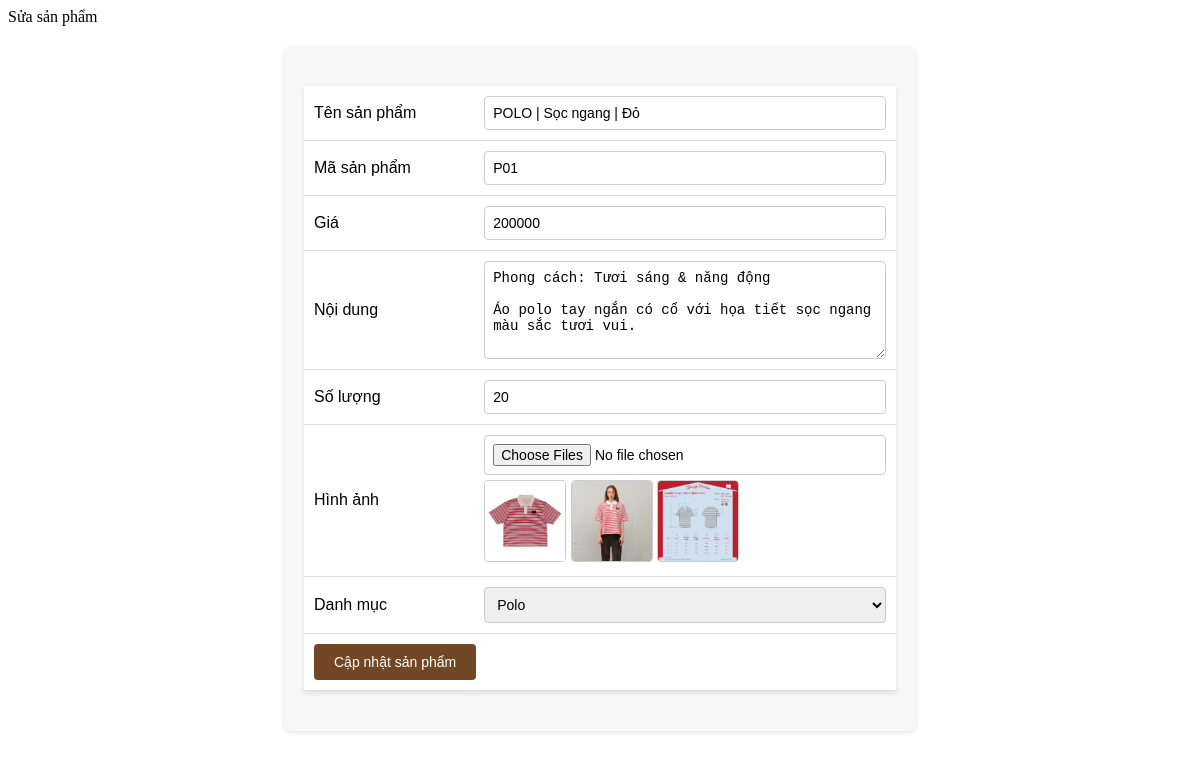
The app's page /admincp/modules/quanlisanpham/sua.php?id_product=13 with its own data.
### tables this page shows
CREATE TABLE `tbl_products` (
  `id_product` int(11) NOT NULL,
  `name_product` varchar(250) NOT NULL,
  `code_product` varchar(100) NOT NULL,
  `price` varchar(50) NOT NULL,
  `quantity` int(11) NOT NULL,
  `description` text NOT NULL,
  `id_category` int(11) NOT NULL
);

CREATE TABLE `tbl_product_images` (
  `id_image` int(11) NOT NULL,
  `id_product` int(11) DEFAULT NULL,
  `image` varchar(255) DEFAULT NULL
);

### admincp/modules/quanlisanpham/sua.php (the view, shortened to what this page needs)
<?php
$id = intval($_GET['id_product']);
$sql_sua_sanpham = "SELECT * FROM tbl_products WHERE id_product = $id LIMIT 1";
$query_sua_sanpham = mysqli_query($conn, $sql_sua_sanpham);
$row = mysqli_fetch_array($query_sua_sanpham);
?>
<p>Sửa sản phẩm</p>
<form method="POST"
      action="modules/quanlisanpham/xuli.php?id_product=<?php echo $id; ?>"
      enctype="multipart/form-data">
    <table>
        <tr>
            <td>Tên sản phẩm</td>
            <td><input type="text"
                       name="tensanpham"
                       value="<?php echo $row['name_product']; ?>"
                       required></td>
        </tr>
        <tr>
            <td>Mã sản phẩm</td>
            <td><input type="text"
                       name="masp"
                       value="<?php echo $row['code_product']; ?>"
                       required></td>
        </tr>
        <tr>
            <td>Giá</td>
            <td><input type="text"
                       name="gia"
                       value="<?php echo $row['price']; ?>"
                       required></td>
        </tr>
        <tr>
            <td>Nội dung</td>
            <td><textarea rows="5" name="noidung"><?php echo $row['description']; ?></textarea></td>
        </tr>
        <tr>
            <td>Số lượng</td>
            <td><input type="text"
                       name="soluong"
                       value="<?php echo $row['quantity']; ?>"
                       required></td>
        </tr>
        <tr>
            <tr>
    <td>Hình ảnh</td>
    <td>
        <input type="file" name="hinhanh[]" multiple>
        <br>
        <?php
        $sql_img = "SELECT * FROM tbl_product_images WHERE id_product=$id";
        $query_img = mysqli_query($conn, $sql_img);
        while($img = mysqli_fetch_array($query_img)){
        ?>
            <img src="modules/quanlisanpham/uploads/<?php echo $img['image']; ?>"
                 width="80">
        <?php } ?>
    </td>
</tr>
        </tr>
        <tr>
            <td>Danh mục</td>
            <td>
                <select name="danhmuc" id="">
                    <?php
                        $sql_danhmuc ="SELECT * FROM tbl_categories ORDER BY id_category DESC";
                        $query_danhmuc = mysqli_query($conn, $sql_danhmuc);
                        while($row_danhmuc = mysqli_fetch_array($query_danhmuc)){
                            if($row_danhmuc['id_category']==$row['id_category']){
                    ?>
                    <option selected value="<?php echo $row_danhmuc['id_category'] ?>"><?php echo $row_danhmuc['name'] ?></option>
                    <?php
                            }else{
                    ?>
                    <option value="<?php echo $row_danhmuc['id_category'] ?>"><?php echo $row_danhmuc['name'] ?></option>
                    <?php
                            }
                        }
                    ?>
                </select>
            </td>
        </tr>
        <tr>
            <td colspan="2">
                <input type="submit" name="suasanpham" value="Cập nhật sản phẩm">
            </td>
        </tr>
    </table>
</form>
<head>
    <link rel="stylesheet" href="css/quanlisanpham.css">
</head>

### admincp/css/quanlisanpham.css (style rules this page uses)
table { border-collapse: collapse; width: 90%; margin: 20px auto; font-family: Arial, sans-serif; background-color: #fff; box-shadow: 0 2px 5px rgba(0,0,0,0.1); }
table td { padding: 10px; text-align: center; border-bottom: 1px solid #ddd; }
form { width: 50%; margin: 20px auto; font-family: Arial, sans-serif; background-color: #f7f7f7; padding: 20px; border-radius: 6px; box-shadow: 0 2px 5px rgba(0,0,0,0.1); }
form table { width: 100%; border: none; }
form td { padding: 10px; text-align: left; vertical-align: middle; }
form input[type="text"], form input[type="number"], form input[type="file"], form textarea, form select { width: 100%; padding: 8px; border-radius: 4px; border: 1px solid #ccc; box-sizing: border-box; font-size: 14px; }
form textarea { resize: vertical; min-height: 80px; }
form input[type="submit"] { background-color: #724725; color: white; padding: 10px 20px; border: none; border-radius: 4px; cursor: pointer; font-size: 14px; transition: 0.3s; }
form img { margin-top: 5px; border: 1px solid #ccc; border-radius: 4px; }

### records on screen
tbl_products: tensanpham "POLO | Sọc ngang | Đỏ", masp "P01", gia "200000", noidung "Phong cách: Tươi sáng & năng động Áo polo tay ngắn có cổ với họa tiết sọc ngang màu sắc tươi vui.", soluong "20"
tbl_product_images: image (picture)
tbl_product_images: image (picture)
tbl_product_images: image (picture)

### other values on screen
form field danhmuc "Polo"
